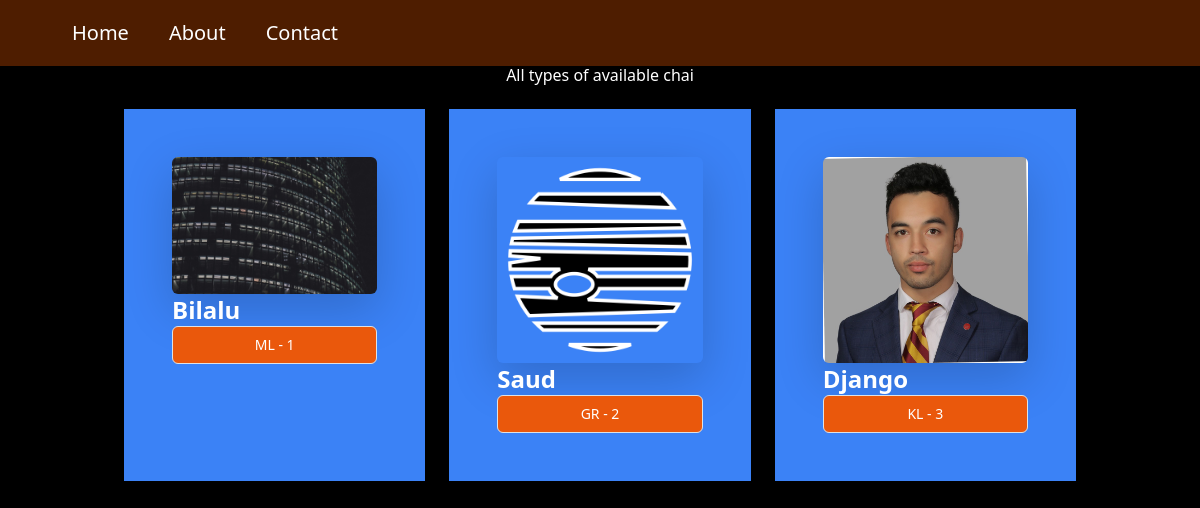
The app's page /chai/ with its own data.
### chai/models.py (models this page shows, shortened)
class ChaiVariety(models.Model):
    CHAI_TYPE_CHOICE = [
        ('ML', 'MASALA'),
        ('GR', 'GINGER'),
        ('KL', 'KIWI'),
        ('PL', 'PLAIN'),
        ('EL', 'ELACHI'),
    ]
    name = models.CharField(max_length=100)
    image= models.ImageField(upload_to="chais/")
    date_added = models.DateTimeField(default=timezone.now)
    type= models.CharField(max_length=2, choices=CHAI_TYPE_CHOICE)
    description=models.TextField(default='')

### chai/views.py (the view)
# urls.py: path('',views.all_chai, name='all_chai'),
def all_chai(request):
    chais=ChaiVariety.objects.all()
    return render(request,'chai/all_chai.html',{'chais':chais})

### chai/templates/chai/all_chai.html (shortened to what this page needs)
{% extends 'layout.html' %}
{% block content %}
    <h1> All types of available chai</h1>
<div class="grid grid-cols-3 gap-4 m-4">
 {% for chai in chais %}
<div class="bg-blue-500 p-5">
    <img class="rounded shadow-lg" src="{{chai.image.url}}">
    <h3 class="text-2xl font-bold">{{chai.name}}</h3>
    <a href="{% url 'chai_detail' chai.id %}">
        <button type="button" class="inline-flex items-center w-[100%] justify-center px-4 py-2 border border-transparent text-sm font-medium rounded-md text-white bg-orange-600 hover:bg-orange-700 focus:outline-none focus:ring-2 focus:ring-off-set-2 focus:ring-orange-500">
            {{chai.type}} - {{chai.id}}
        </button>
    </a>
</div>
{% endfor %}
</div>
{% endblock %}

### static/styles.css (style rules this page uses)
body { background-color:rgb(0, 0, 0); color:white; }
h1 { text-align:center; font-size:2em; }

### records on screen
ChaiVariety: image (picture), name "Bilalu", type "ML", id "1"
ChaiVariety: image (picture), name "Saud", type "GR", id "2"
ChaiVariety: image (picture), name "Django", type "KL", id "3"
